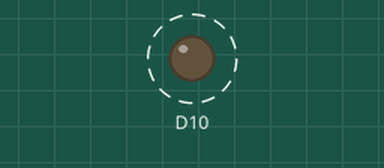
Simulated run of this program. Board: nRF52 board. Parts: output pins drawn as LEDs (lit = HIGH). Dashed ring = blinking.

Above: at 0.3 s.
Timing chart, 0 to 3.1 s (numbered marks = the images above):
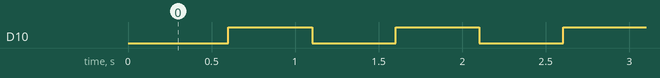

Measured:
- by itself, D10: alternates HIGH for 0.50 s and LOW for 0.50 s

The program:

main.cpp
```cpp
#include <Arduino.h>
//#define TIMER_INTERRUPT_DEBUG         0
//#define _TIMERINTERRUPT_LOGLEVEL_     0
//#include "NRF52TimerInterrupt.h"
//#include "NRF52_ISR_Timer.h"

#define PERIOD_MICROSEC 1000000

/*
  Outputs a square wave on pin 10 at the period specified by PERIOD_MICROSEC
  the Feather/Arduino seems to run the main loop ~ 1-2x per msec
  which limits resolution and maximum frequency
  much better to do this using a hardware timer interrupt!
*/

uint32_t timeStart = 0;
bool outputState = false;
uint32_t toggleMicrosec = PERIOD_MICROSEC/2;
// Init NRF52 timer NRF_TIMER1
//NRF52Timer ITimer(NRF_TIMER_1);

void TimerHandler0()
{
  // Doing something here inside ISR
  Serial1.println("Bing!");
}

void setup() {
  // put your setup code here, to run once:
  Serial1.begin(460800);
  pinMode(10, OUTPUT);
  delay(100);

  Serial1.println("Lets go!");
  /*
  if (ITimer.attachInterruptInterval(PERIOD_MICROSEC, TimerHandler0))
  {
    Serial1.println("Attached!");
  }

  {
    Serial.print(F("Starting ITimer0 OK, millis() = ")); Serial.println(millis());
  }
  else
  {
    Serial.println(F("Can't set ITimer0. Select another freq. or timer"));
  }
  */
}


void loop() {
  // put your main code here, to run repeatedly:
    if (timeStart == 0) {
    timeStart = micros();
  }

  uint32_t m = micros();
  uint32_t elapsed = m - timeStart;
  if (elapsed > toggleMicrosec) { // check that time is within limits
    if (outputState){
      //Serial1.write('!');
      digitalWrite(10, LOW);
      outputState = false;
    }
    else{
      //Serial1.write(' ');
      digitalWrite(10, HIGH);
      outputState = true;
    }
    timeStart = micros();
  }
}
```
